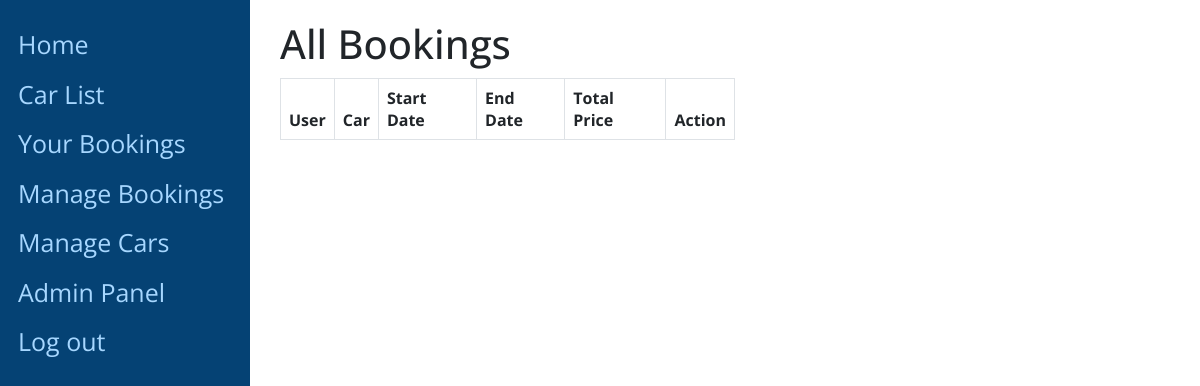
The app's page /bookings/view-all-bookings/ (signed in), older data.
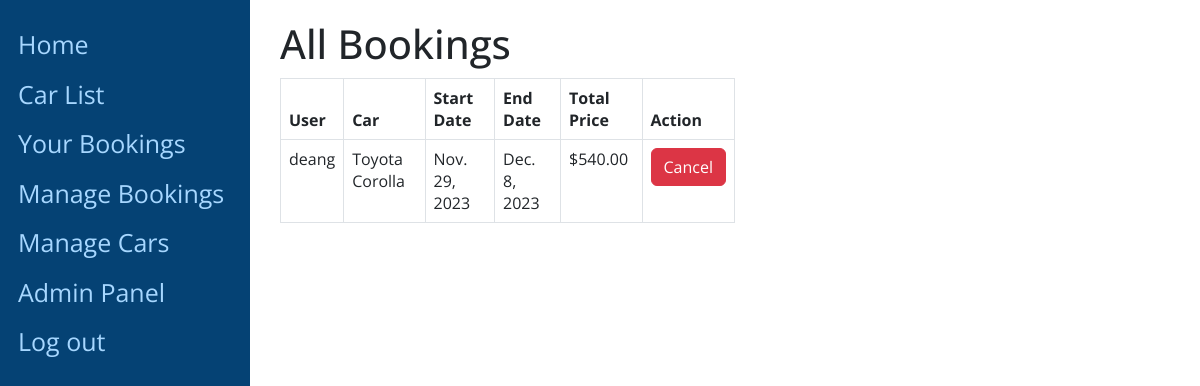
The same page, newer data.
### bookings/models.py (models this page shows, shortened)
class Booking(models.Model):
    car = models.ForeignKey(Car, on_delete=models.CASCADE)
    user = models.ForeignKey(User, on_delete=models.CASCADE)
    start_date = models.DateField()
    end_date = models.DateField()
    total_price = models.DecimalField(max_digits=10, decimal_places=2, null=True, blank=True)
    created_at = models.DateTimeField(auto_now_add=True)

### main/models.py (models this page shows, shortened)
class Car(models.Model):
    COLOUR_CHOICES = (
    ('Black', 'Black'),
    ('Blue', 'Blue'),
    ('Brown', 'Brown'),
    ('Gray', 'Gray'),
    ('Green', 'Green'),
    ('LightBlue', 'LightBlue'),
    ('Navy', 'Navy'),
    ('Red', 'Red'),
    ('Silver', 'Silver'),
    ('White', 'White'),
    )
    YEAR_CHOICES = (
        (2023, '2023'),
        (2022, '2022'),
        (2021, '2021'),
        (2020, '2020'),
        (2019, '2019'),
        (2018, '2018'),
        (2017, '2017'),
        (2016, '2016'),
        (2015, '2015'),
    )
    make = models.CharField(max_length=100)
    model = models.CharField(max_length=100)
    colour = models.CharField(max_length=20, choices=COLOUR_CHOICES)
    year = models.IntegerField(choices=YEAR_CHOICES)
    price_per_day = models.DecimalField(max_digits=10, decimal_places=2)
    is_available = models.BooleanField(default=True)
    pricing_state = models.CharField(max_length=20, default='RegularPricingState')

### bookings/views.py (the view, shortened to what this page needs)
# urls.py: path('view-all-bookings/', views.view_all_bookings, name='view-all-bookings'),
@staff_member_required
def view_all_bookings(request):
    bookings = Booking.objects.all()
    return render(request, 'bookings/view_all_bookings.html', {'bookings': bookings})

### bookings/templates/bookings/view_all_bookings.html (shortened to what this page needs)
{% extends 'main/base.html' %}
{% block content %}
<div style="width: 50%;">
  <h1>All Bookings</h1>
  <table style="width: 100%;" class="table table-bordered">
    <thead>
      <tr>
        <th>User</th>
        <th>Car</th>
        <th>Start Date</th>
        <th>End Date</th>
        <th>Total Price</th>
        <th>Action</th>
      </tr>
    </thead>
    <tbody>
      {% for booking in bookings %}
        <tr>
          <td>{{ booking.user.username }}</td>
          <td>{{ booking.car.make }} {{ booking.car.model }}</td>
          <td>{{ booking.start_date }}</td>
          <td>{{ booking.end_date }}</td>
          <td>${{ booking.total_price }}</td>
          <td>
            <form method="post" onsubmit="return confirm('Are you sure you want to cancel this booking?');">
              <button type="submit" class="btn btn-danger">Cancel</button>
            </form>
          </td>
        </tr>
      {% endfor %}
    </tbody>
  </table>
</div>
{% endblock %}

Row changes from the older to the newer data that the page shows:
added Booking: user.username "deang", car.make "Toyota", car.model "Corolla", start_date "Nov. 29, 2023", end_date "Dec. 8, 2023", total_price "540.00"
